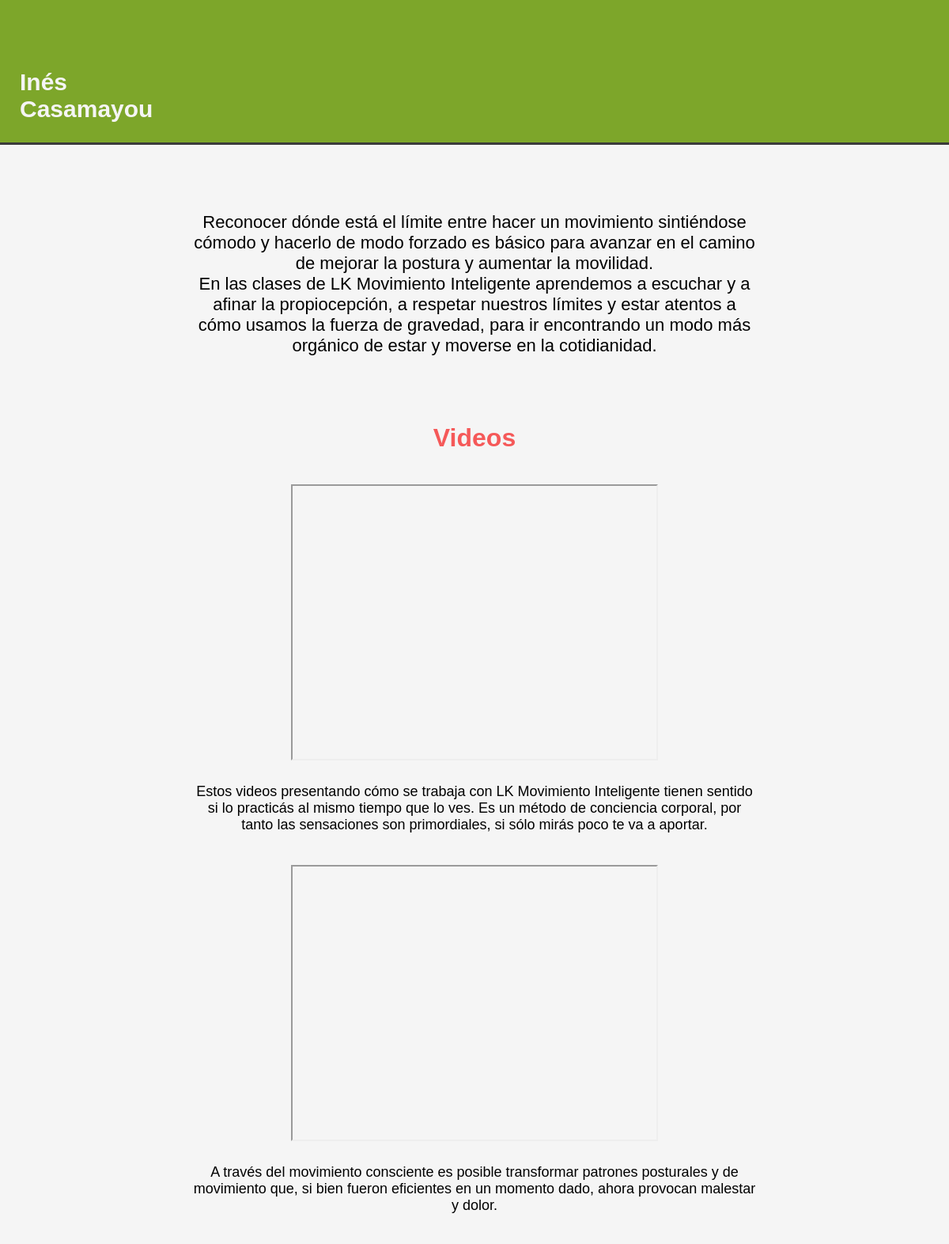
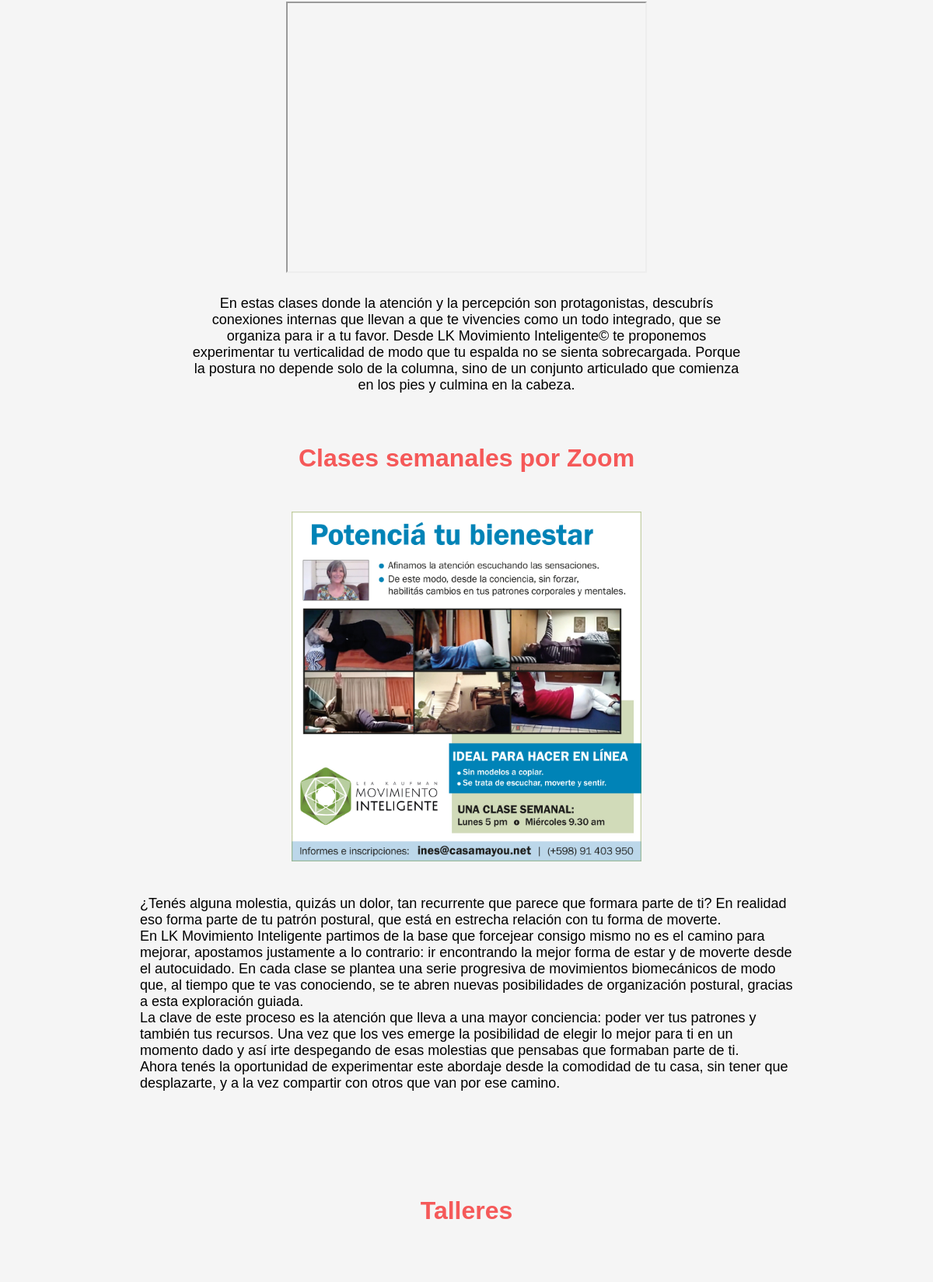
The app's page /post/para-doctora-62c00df6-645f-47eb-960c-93dde3d09ceb (upper part) with its own data (2 pictures, top to bottom).
### main/models.py (models this page shows, shortened)
class Content(models.Model):
    id = models.UUIDField(primary_key=True,default=uuid.uuid4,editable=False)
    title = models.CharField('Titulo', max_length=50, blank=True)
    description = models.TextField('Descripcion', blank=True)
    creation_date = models.DateTimeField('Creacion', auto_now=False, auto_now_add=False, blank=True)
    class Meta:
        verbose_name = 'Contenido'
        verbose_name_plural = 'Contenidos'

class Post(Content):
    POST_TYPES = [
        ('Publicacion','Publicacion'),
        ('Publicacion Temporal','Publicacion Temporal'),
        ('Promocional','Promocional')
    ]
    """Model definition for Post."""
    content = models.TextField('Contenido')
    post_type = models.CharField('Tipo de Post', max_length= 50,choices=POST_TYPES, default='Publicacion')
    days = models.SmallIntegerField('Dias Habiles', default=0)
    visible = models.BooleanField('Visible', default=True)
    media = models.ManyToManyField(Media,default=None, blank=True)
    publish_date = models.DateTimeField('Publicacion', auto_now=False, auto_now_add=False, blank=True)
    end_date = models.DateTimeField('Finalizacion', auto_now=False, auto_now_add=False, null=True, blank=True)
    slug = models.SlugField(max_length=200,unique=True, blank=True)
    share_link = models.CharField('Compartir', max_length=200, blank=True)
    class Meta:
        verbose_name = 'Post'
        verbose_name_plural = 'Posts'

class Media(Content):
    DATA_TYPES = [
        ('Audio','Audio'),
        ('Image','Imagen'),
        ('Video','Video')
    ]
    """Model definition for Media."""
    data_type = models.CharField('Tipo', max_length=20,choices=DATA_TYPES,default='A')
    local = models.BooleanField('Archivo Local', default=True)
    content = models.FileField('Contenido', upload_to='local/', max_length=100,blank=True)
    source = models.URLField('Link', max_length=200,blank=True)
    class Meta:
        verbose_name = 'Archivo Interno'
        verbose_name_plural = 'Arhivos Internos'

class Content(models.Model):
    id = models.UUIDField(primary_key=True,default=uuid.uuid4,editable=False)
    title = models.CharField('Titulo', max_length=50, blank=True)
    description = models.TextField('Descripcion', blank=True)
    creation_date = models.DateTimeField('Creacion', auto_now=False, auto_now_add=False, blank=True)
    class Meta:
        verbose_name = 'Contenido'
        verbose_name_plural = 'Contenidos'

### main/views.py (the view)
# urls.py: path('post/<slug:slug>', views.post_detail, name='post_detail'),
def post_detail(request,slug):
    post = get_object_or_404(Post, slug=slug)
    media = [media for media in post.media.all().order_by('title')]
    audio = []
    video = []
    image = []
    for m in media:
        if m.data_type == 'Audio':
            audio.append(m)
        elif m.data_type == 'Video':
            video.append(m)
        elif m.data_type == 'Image':
            image.append(m)
    return render(request,'post_detail.html',{'post': post,
                                              'audio': audio,
                                              'video': video,
                                              'image': image})

### main/templates/post_detail.html (shortened to what this page needs)
{% extends 'main/base.html' %}
{% block content %}
    <div class="detailed_post">
        {% if post.content %}
            <div class="post_content">
                {{post.content|linebreaks}}
            </div>
        {% endif %}
        {% if video %}
            {% if video|length >= 3 %}
                <h1>Videos</h1>
            {% endif %}
            <div class="video_list">
                {% for v in video %}
                    <div class="video_container">
                        {% if v.local == True %}
                            <iframe width="420" height="345" src="{{v.content.url}}">
                            </iframe>
                        {% else %}
                            <iframe class="video" src="{{v.source}}">
                            </iframe>
                        {% endif %}
                        {% if v.description != '' %}
                            <p>{{v.description}}</p>
                        {% endif %}
                    </div>
                {% endfor %}
            </div>
        {% endif %}
        {% if image %}
            {% if post.post_type == "Promocional" %}
                <h1>Clases semanales por Zoom</h1>
            {% endif %}
            <div class="image_list">
            {% for i in image %}
                    {% if i.title == 'semanal' %}
                        <div class="image_container">
                        {% if i.local == True %}
                            <img class="centered" src="{{i.content.url}}">
                        {% else %}
                            <img class="centered" src="{{i.source}}">
                        {% endif %}
                        {% if i.description != '' %}
                            {{i.description|linebreaks}}
                        {% endif %}
                        </div>
                    {% endif %}
                {% endfor %}
            </div>
            {% if post.post_type == "Promocional" %}
                <h1>Talleres</h1>
            {% endif %}
            <div class="image_list">
                {% for i in image %}
                    {% if i.title != 'semanal' %}
                        <div class="image_container">
                            {% if i.description != '' %}
                                {{i.description|linebreaks}}
                            {% endif %}
                    </div>
                {% endif %}
            {% endfor %}
            </div>
        {% endif %}
    </div>
{% endblock content %}

### main/static/css/blog.css (style rules this page uses)
:root { --white: #f5f5f5; --green: #7DA62A; --grey: #6A6A6A; --red: #F55959; --light-green: #99C937; --light-grey: #b5b5b5; --dark-grey: #3B3B3B; --distance-short: 15px; --distance-medium: 25px; --distance-long: 40px; --distance-xlong: 60px; }
* { margin: 0; padding: 0; }
body { width:100%; height: 100%; margin:0; padding: 0; background-color: var(--white); font-family: Arial, Helvetica, sans-serif; }
.detailed_post { position: relative; width: 100%; margin: auto; text-align: center; }
.detailed_post h1,h2,h3 { padding: var(--distance-medium); color: var(--red); }
.detailed_post .post_content { width: 60%; margin: auto; padding-top: var(--distance-xlong); padding-bottom: var(--distance-xlong); font-size: 22px; }
.detailed_post .video_list { width: 80%; margin: auto; }
.detailed_post .video_container { margin: auto; margin-top: var(--distance-short); margin-bottom: var(--distance-short); border-style: none; width: 80%; }
.video { margin: auto; width: 60%; height: 345px; }
.detailed_post .video_container p { margin: auto; font-size: 18px; padding: var(--distance-medium); }
.detailed_post .image_list { position: relative; width: 100%; margin-bottom: var(--distance-medium); }
.detailed_post .image_container { position: relative; width: 100%; min-height: 350px; margin: auto; padding-top: var(--distance-medium); padding-bottom: var(--distance-xlong); }
.detailed_post .image_container p { width: 70%; margin: auto; padding-top: var(--distance-long); padding-bottom: var(--distance-medium); font-size: 18px; text-align: left; align-items: center; }
.detailed_post .image_container img { float: left; margin: var(--distance-medium); margin-left: 15%; max-width: 300px; }
.detailed_post .image_container .centered { position: relative; margin: auto; float: none; margin-bottom: 0; min-width: 300px; max-width: 450px; }

### records on screen
Post: content "Reconocer dónde está el límite entre hacer un movimiento sintiéndose cómodo y hacerlo de modo forzado es básico para avanzar en el camino de mejorar la postura y aumentar la movilidad. En las clases de LK Movimiento Inteligente aprendemos a escuchar y a afinar la propiocepción, a respetar nuestros límites y estar atentos a cómo usamos la fuerza de gravedad, para ir encontrando un modo más orgánico de estar y moverse en la cotidianidad."
Media: description "Estos videos presentando cómo se trabaja con LK Movimiento Inteligente tienen sentido si lo practicás al mismo tiempo que lo ves. Es un método de conciencia corporal, por tanto las sensaciones son primordiales, si sólo mirás poco te va a aportar."
Media: description "A través del movimiento consciente es posible transformar patrones posturales y de movimiento que, si bien fueron eficientes en un momento dado, ahora provocan malestar y dolor."
Media: description "En estas clases donde la atención y la percepción son protagonistas, descubrís conexiones internas que llevan a que te vivencies como un todo integrado, que se organiza para ir a tu favor. Desde LK Movimiento Inteligente© te proponemos experimentar tu verticalidad de modo que tu espalda no se sienta sobrecargada. Porque la postura no depende solo de la columna, sino de un conjunto articulado que comienza en los pies y culmina en la cabeza."
Media: content (picture), description "¿Tenés alguna molestia, quizás un dolor, tan recurrente que parece que formara parte de ti? En realidad eso forma parte de tu patrón postural, que está en estrecha relación con tu forma de moverte. En LK Movimiento Inteligente partimos de la base que forcejear consigo mismo no es el camino para mejorar, apostamos justamente a lo contrario: ir encontrando la mejor forma de estar y de moverte desde el autocuidado. En cada clase se plantea una serie progresiva de movimientos biomecánicos de modo que, al tiempo que te vas conociendo, se te abren nuevas posibilidades de organización postural, gracias a esta exploración guiada. La clave de este proceso es la atención que lleva a una mayor…"
